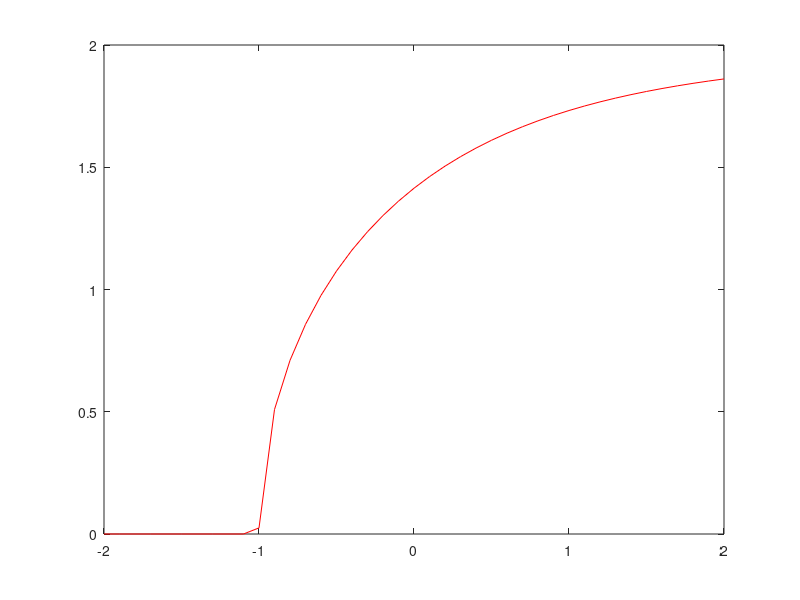

MATLAB code for this plot:
% Problem 5.16 and 5.18
clear;clc
% y = 0:.01:1;
% u = (3/2.*y - 1/2.*y.^3);
% plot(u,y)
% syms x y 
% u = 2*y + y/(x^2+y^2)^(1/2); % =  d psi / dy
% v = -2*x -x/(x^2+y^2)^(1/2); % = -d psi / dx
%  psi1 = int(u,'y')
%  psi2 = -int(v,'x')
% % zeta = diff(v,'x') - diff(u,'y');
% % simple(zeta)
% % latex(ans)
% [x,y] = meshgrid(-1:.05:1);
% psi = x.^2 + y.^2 + sqrt(x.^2 + y.^2);
% contour(x,y,psi),axis image
% syms U R r z Q 
%  phi = U*z - Q/(4*pi*sqrt(r^2+z^2));
%  u = diff(phi,'z');
%  v = diff(phi,'r');
% psi = U*r^2/2 - Q/(4*pi)*(z/sqrt(r^2+z^2));
% us = diff(psi,'r')/r;
% us = simple(us);
% vs = -diff(psi,'z')/r;
% vs = simple(vs)
% format compact
% u
% us
% v
% vs
% format
%U = 1; Q = 4*pi; Dividing streamline 
z = -2:.1:2;
for ip=1:length(z)
    r = 0.1;
    for it = 1:2000
        r = sqrt(2*z(ip)/sqrt(z(ip)^2+r^2) + 2);
    end
    rb(ip) = r;
end
plot(z,rb,'r')
